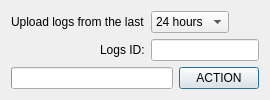
<?xml version="1.0" encoding="UTF-8"?>
<ui version="4.0">
 <class>LdeLogUploader</class>
 <widget class="QDialog" name="LdeLogUploader">
  <property name="windowTitle"><string>Upload Logs</string></property>
  <layout class="QVBoxLayout" name="verticalLayout">
   <item>
    <layout class="QFormLayout" name="formLayout1">
     <property name="fieldGrowthPolicy"><enum>QFormLayout::ExpandingFieldsGrow</enum></property>
     <property name="labelAlignment"><set>Qt::AlignRight|Qt::AlignTrailing|Qt::AlignVCenter</set></property>

     <item row="0" column="0">
      <widget class="QLabel" name="uploadLabel">
       <property name="sizePolicy"><sizepolicy hsizetype="Expanding" vsizetype="Expanding"><horstretch>0</horstretch><verstretch>0</verstretch></sizepolicy></property>
       <property name="text"><string>Upload logs from the last</string></property>
       <property name="buddy"><cstring>uploadCombo</cstring></property>
      </widget>
     </item>
     <item row="0" column="1">
      <widget class="QComboBox" name="uploadCombo">
        <property name="sizeAdjustPolicy"><enum>QComboBox::AdjustToContents</enum></property>
        <item><property name="text"><string>24 hours</string></property></item>
        <item><property name="text"><string>48 hours</string></property></item>
        <item><property name="text"><string>7 days</string></property></item>
        <item><property name="text"><string>30 days</string></property></item>
      </widget>
     </item>

     <item row="1" column="0">
      <widget class="QLabel" name="idLabel">
       <property name="sizePolicy"><sizepolicy hsizetype="Expanding" vsizetype="Expanding"><horstretch>0</horstretch><verstretch>0</verstretch></sizepolicy></property>
       <property name="text"><string>Logs ID:</string></property>
       <property name="buddy"><cstring>idEdit</cstring></property>
      </widget>
     </item>
     <item row="1" column="1">
      <widget class="QLineEdit" name="idEdit">
       <property name="text"><string notr="true"/></property>
       <property name="readOnly"><bool>true</bool></property>
       <property name="maximumSize"><size><width>150</width><height>16777215</height></size></property>
      </widget>
     </item>
    </layout>
   </item>

   <item>
    <layout class="QHBoxLayout" name="horizontalLayout">
     <item>
      <widget class="QProgressBar" name="progressBar" />
     </item>
     <item>
      <widget class="QPushButton" name="actionButton">
       <property name="text"><string>ACTION</string></property>
      </widget>
     </item>
    </layout>
   </item>

  </layout>
 </widget>
</ui>
